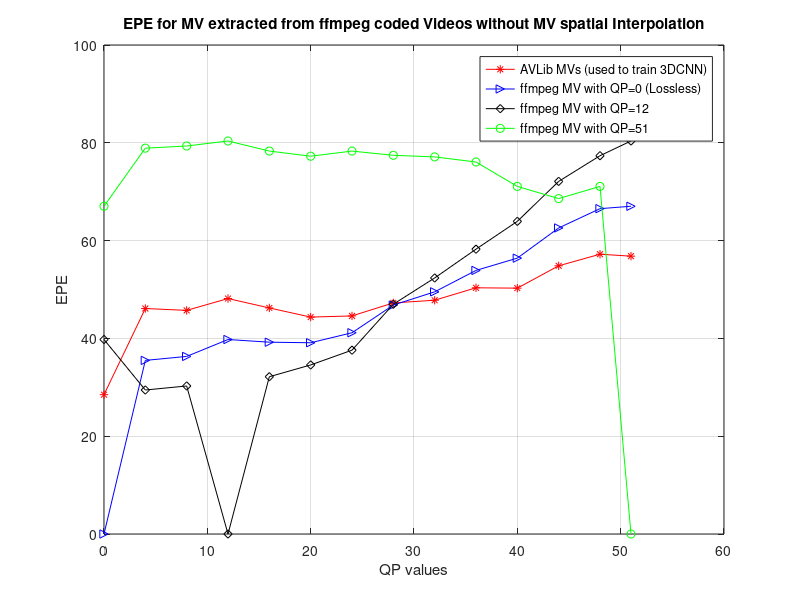
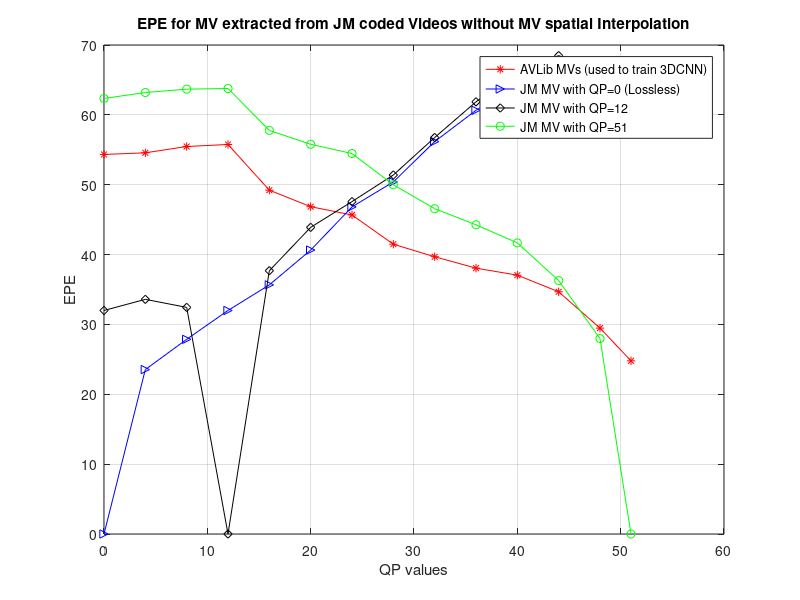
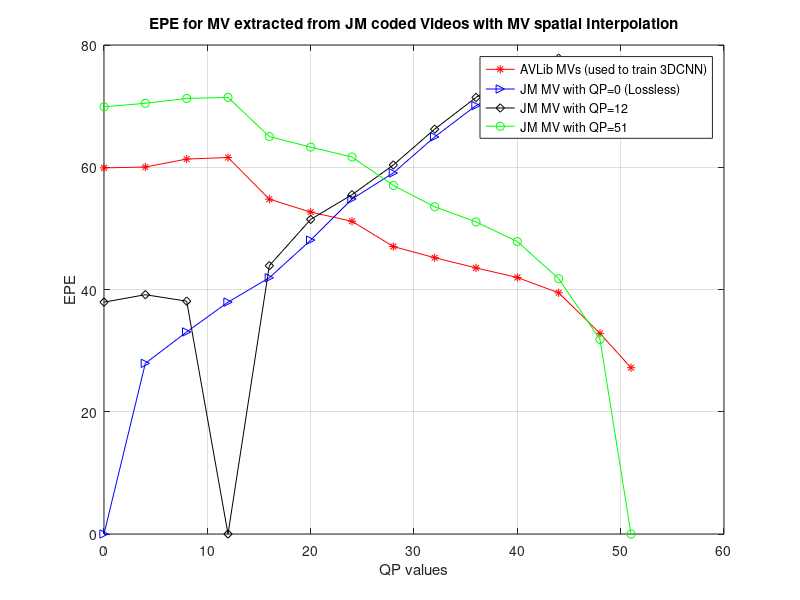

Source code (MATLAB) for these figures, in order:
%%Plot QP VS EPE for MVs encoded using ffmpeg
close all;clear all;clc;
QP=                      [0         4       8       12      16      20      24      28      32      36      40      44      48      51];

%%%% ffmpeg without MV spatial interpolation
EPE_ffmpeg_AVLib_NoSIntp=[28.4943 46.1100 45.7318 48.1527 46.2297 44.3601 44.5958 47.2596 47.8053 50.3505 50.2759 54.8483 57.2138 56.8193];

EPE_ffmpeg_QP0_NoSIntp=  [0       35.5032 36.3150 39.7727 39.2278 39.1080 41.1547 46.8148 49.5198 53.9024 56.4155 62.5853 66.5311 67.0246];

EPE_ffmpeg_QP12_NoSIntp=[39.7727  29.4480 30.2702    0    32.1625 34.5721 37.5942 46.9916 52.3612 58.2469 63.9350 72.1056 77.3596 80.3706];

EPE_ffmpeg_QP51_NoSIntp=[67.0246  78.9078 79.3456 80.3706 78.3123 77.26 78.3065 77.4421 77.1218 76.0733 71.0843 68.5904 71.0843 0];

%%%% ffmpeg without MV spatial interpolation
EPE_ffmpeg_AVLib_MVSIntp=[];

EPE_ffmpeg_QP0_MVSIntp=  [];

EPE_ffmpeg_QP12_MVSIntp= [];

EPE_ffmpeg_QP51_MVSIntp= [];


%%%% JM without MV spatial interpolation
EPE_JM_AVLib_NoSIntp=[54.3332 54.5662 55.4712 55.7598 49.2186 46.8573 45.6674 41.4843 39.6879 38.0567 37.0528 34.6724 29.4739 24.7882];

EPE_JM_QP0_NoSIntp=  [0       23.5412 27.8678 31.9972 35.6638 40.6449 46.8219 50.3983 56.1701 60.6523 64.2271 66.4370 64.6390 62.3511];

EPE_JM_QP12_NoSIntp= [31.9972 33.5907 32.4416 0       37.6895 43.8978 47.5829 51.3905 56.7561 61.8640 66.2178 68.4827 66.3952 63.7726];

EPE_JM_QP51_NoSIntp= [62.3511 63.1985 63.6814 63.7726 57.7733 55.7892 54.4625 49.9981 46.5659 44.2620 41.6759 36.2784 27.9774 0];


%%%% ffmpeg without MV spatial interpolation
EPE_JM_AVLib_MVSIntp=[59.8979 60.0349 61.3386 61.5942 54.7735 52.6651 51.1620 47.0293 45.1994 43.5351   41.9629   39.4574   32.8244   27.2022];

EPE_JM_QP0_MVSIntp=  [0       27.9198 33.0515 37.9323 41.9253 48.0689 54.8066 59.0676 64.9660 70.0853 73.3833 75.6284 72.2681 69.8839];

EPE_JM_QP12_MVSIntp= [37.9323 39.1497 38.0940 0       43.8922 51.4667 55.5073 60.3693 66.2299 71.4165 75.8124 77.8443 74.2889 71.4300];

EPE_JM_QP51_MVSIntp= [69.8839 70.4679 71.2529 71.4300 65.0213 63.2956 61.6709 57.0182 53.5329 51.0595 47.8477 41.7741 31.8285 0];

figure()
plot(QP,EPE_ffmpeg_AVLib_NoSIntp,'-r*');
hold on;
plot(QP,EPE_ffmpeg_QP0_NoSIntp,'-b>');
plot(QP,EPE_ffmpeg_QP12_NoSIntp,'-kd');
plot(QP,EPE_ffmpeg_QP51_NoSIntp,'-go');
title('EPE for MV extracted from ffmpeg coded Videos without MV spatial Interpolation');
xlabel('QP values');
ylabel('EPE');
grid on;
legend('AVLib MVs (used to train 3DCNN)','ffmpeg MV with QP=0 (Lossless)','ffmpeg MV with QP=12','ffmpeg MV with QP=51');

figure()
plot(QP,EPE_JM_AVLib_NoSIntp,'-r*');
hold on;
plot(QP,EPE_JM_QP0_NoSIntp,'-b>');
plot(QP,EPE_JM_QP12_NoSIntp,'-kd');
plot(QP,EPE_JM_QP51_NoSIntp,'-go');
title('EPE for MV extracted from JM coded Videos without MV spatial Interpolation');
xlabel('QP values');
ylabel('EPE');
grid on;
legend('AVLib MVs (used to train 3DCNN)','JM MV with QP=0 (Lossless)','JM MV with QP=12','JM MV with QP=51');

figure()
plot(QP,EPE_JM_AVLib_MVSIntp,'-r*');
hold on;
plot(QP,EPE_JM_QP0_MVSIntp,'-b>');
plot(QP,EPE_JM_QP12_MVSIntp,'-kd');
plot(QP,EPE_JM_QP51_MVSIntp,'-go');
title('EPE for MV extracted from JM coded Videos with MV spatial Interpolation');
xlabel('QP values');
ylabel('EPE');
grid on;
legend('AVLib MVs (used to train 3DCNN)','JM MV with QP=0 (Lossless)','JM MV with QP=12','JM MV with QP=51');